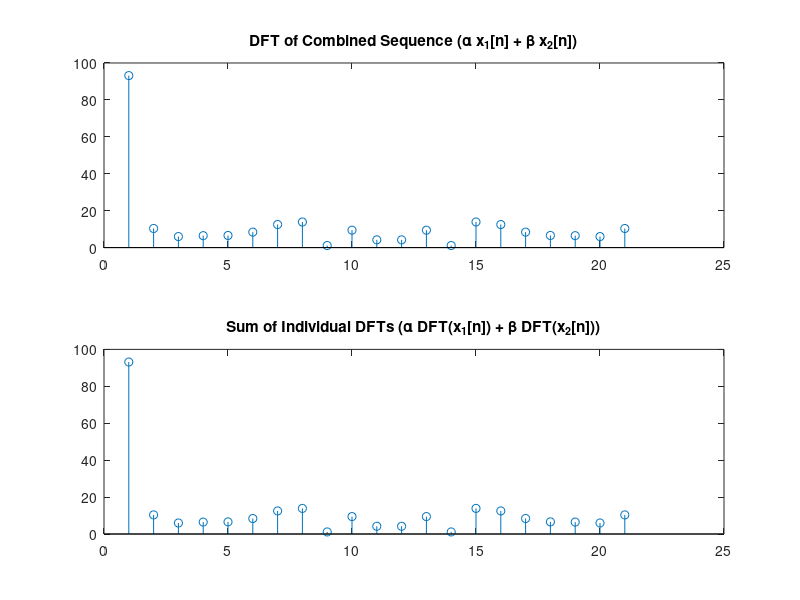

Recreate this plot in MATLAB.
n = 0:20;

x1 = rand(1, length(n)); % Τυχαίο σήμα χ2
x2 = rand(1, length(n)); % Τυχαίο σήμα χ2

% Υπολογισμός DTFT για το συνδυασμό σημάτων
combined_dft = fft(4 * x1 + 5 * x2);

% υπολογισμός DFFT για το κάθε σήμα ξεχωριστά  
dft_x1 = 4 * fft(x1);
dft_x2 = 5 * fft(x2);

% Πρόσθεση επιμέρους DTFT 
sum_dfts = dft_x1 + dft_x2;

subplot(2,1,1);
stem(abs(combined_dft));
title('DFT of Combined Sequence (\alpha x_1[n] + \beta x_2[n])');

subplot(2,1,2);
stem(abs(sum_dfts));
title('Sum of Individual DFTs (\alpha DFT(x_1[n]) + \beta DFT(x_2[n]))');
